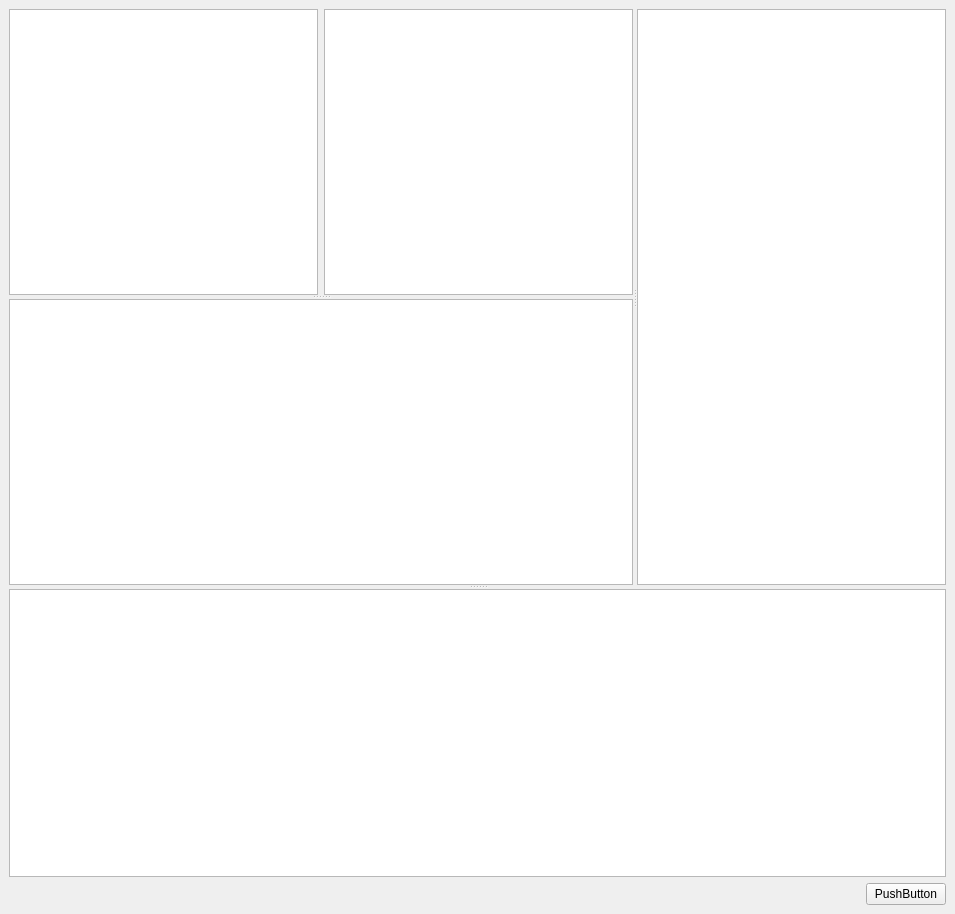
<?xml version="1.0" encoding="UTF-8"?>
<ui version="4.0">
 <class>MainWindow</class>
 <widget class="QMainWindow" name="MainWindow">
  <property name="geometry">
   <rect>
    <x>0</x>
    <y>0</y>
    <width>955</width>
    <height>914</height>
   </rect>
  </property>
  <property name="windowTitle">
   <string>MainWindow</string>
  </property>
  <widget class="QWidget" name="centralwidget">
   <layout class="QVBoxLayout" name="verticalLayout">
    <item>
     <widget class="QSplitter" name="splitter_3">
      <property name="orientation">
       <enum>Qt::Vertical</enum>
      </property>
      <widget class="QSplitter" name="splitter_2">
       <property name="orientation">
        <enum>Qt::Horizontal</enum>
       </property>
       <widget class="QSplitter" name="splitter">
        <property name="orientation">
         <enum>Qt::Vertical</enum>
        </property>
        <widget class="QWidget" name="">
         <layout class="QHBoxLayout" name="horizontalLayout">
          <item>
           <widget class="QListView" name="uiLSTV_test1"/>
          </item>
          <item>
           <widget class="QTableView" name="uiTBLV_test1">
            <property name="sortingEnabled">
             <bool>true</bool>
            </property>
            <attribute name="horizontalHeaderShowSortIndicator" stdset="0">
             <bool>true</bool>
            </attribute>
           </widget>
          </item>
         </layout>
        </widget>
        <widget class="QColumnView" name="uiCOLV_test1"/>
       </widget>
       <widget class="QTreeView" name="uiTRV_test1">
        <property name="selectionMode">
         <enum>QAbstractItemView::ExtendedSelection</enum>
        </property>
        <property name="selectionBehavior">
         <enum>QAbstractItemView::SelectItems</enum>
        </property>
        <property name="sortingEnabled">
         <bool>true</bool>
        </property>
        <attribute name="headerDefaultSectionSize">
         <number>150</number>
        </attribute>
        <attribute name="headerMinimumSectionSize">
         <number>150</number>
        </attribute>
       </widget>
      </widget>
      <widget class="QPlainTextEdit" name="uiTXT_output">
       <property name="font">
        <font>
         <family>Lucida Console</family>
        </font>
       </property>
      </widget>
     </widget>
    </item>
    <item>
     <layout class="QHBoxLayout" name="horizontalLayout_2">
      <item>
       <spacer name="horizontalSpacer">
        <property name="orientation">
         <enum>Qt::Horizontal</enum>
        </property>
        <property name="sizeHint" stdset="0">
         <size>
          <width>40</width>
          <height>20</height>
         </size>
        </property>
       </spacer>
      </item>
      <item>
       <widget class="QPushButton" name="pushButton">
        <property name="text">
         <string>PushButton</string>
        </property>
       </widget>
      </item>
     </layout>
    </item>
   </layout>
  </widget>
 </widget>
 <resources/>
 <connections>
  <connection>
   <sender>uiTRV_test1</sender>
   <signal>clicked(QModelIndex)</signal>
   <receiver>MainWindow</receiver>
   <slot>onTreeViewItemClicked(QModelIndex)</slot>
   <hints>
    <hint type="sourcelabel">
     <x>792</x>
     <y>295</y>
    </hint>
    <hint type="destinationlabel">
     <x>477</x>
     <y>456</y>
    </hint>
   </hints>
  </connection>
 </connections>
 <slots>
  <slot>onTreeViewItemClicked(QModelIndex)</slot>
 </slots>
</ui>
